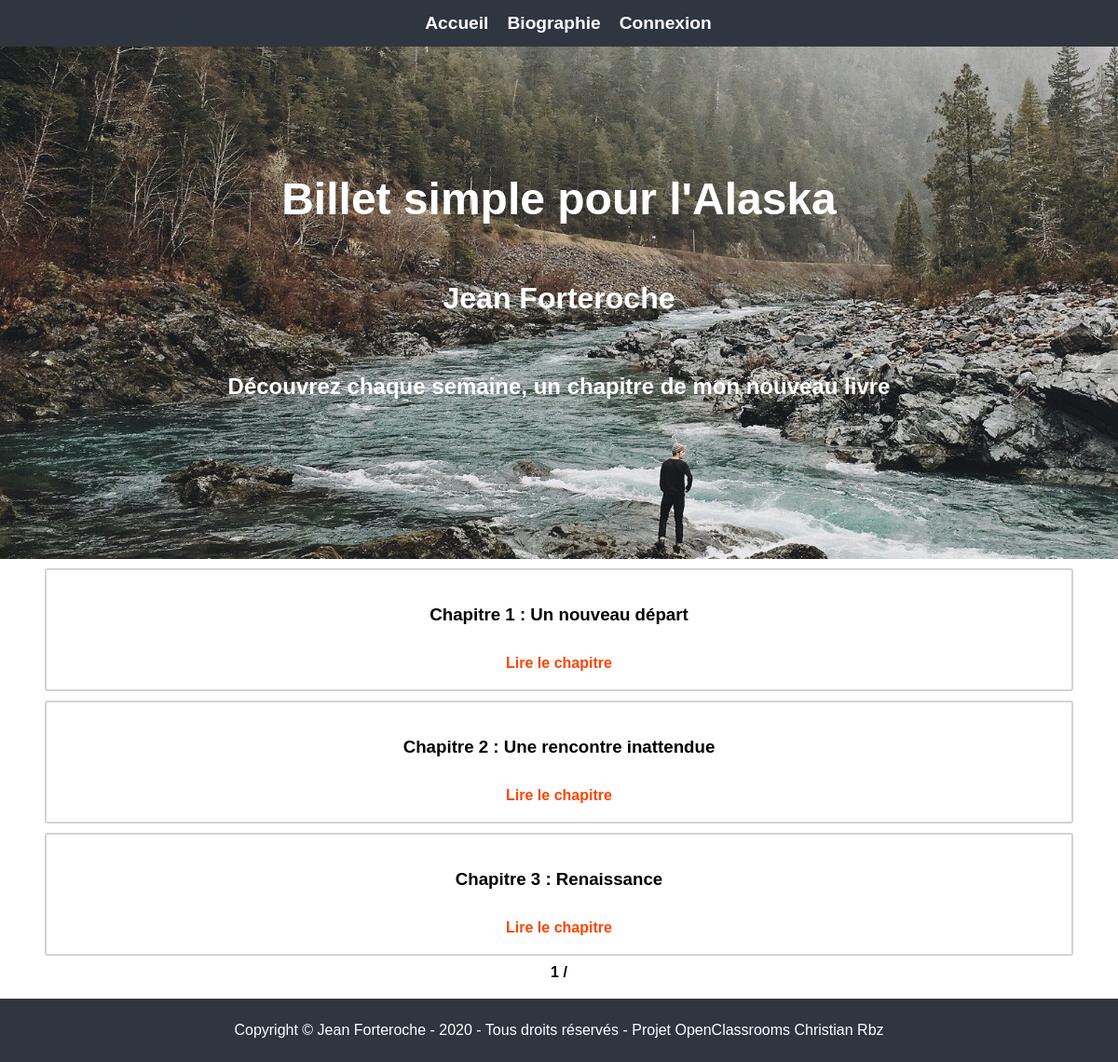
The page / on the database its author committed.
### tables this page shows
CREATE TABLE IF NOT EXISTS `chapters` (
  `id` int(11) NOT NULL AUTO_INCREMENT,
  `title` varchar(255) NOT NULL,
  `content` text NOT NULL,
  PRIMARY KEY (`id`)
);

### controller/controllerFront.php (called while the page is built, shortened)
<?php
function home()
{
    $chapterManager = new ChaptersManager();
    $nbChapter = $chapterManager->countChapters();
    $nbArt = $nbChapter;
    $perPage = 5;
    $nbPage = ceil($nbArt / $perPage);
    if (isset($_GET['p']) && $_GET['p'] > 0 && $_GET['p'] <= $nbPage) {
        $cPage = $_GET['p'];
    } else {
        $cPage = 1;
    }
    $perPage2 = (($cPage - 1) * $perPage);
    $chapters = $chapterManager->getChapterForPagination($perPage2, $perPage);
    include('view/frontend/indexView.php');
    require("view/frontend/template.php");
}

### model/manager.php (called while the page is built)
<?php
class Manager
{
    public function __construct()
    {
        try
        {
            $this->_db = new PDO('mysql:host=localhost;dbname=projet4jf;charset=utf8', 'root', '',
            array(PDO::ATTR_ERRMODE => PDO::ERRMODE_EXCEPTION));
        }
        catch(Exception $e)
        {
            die('erreur : '.$e->getMessage());
        }
    }
}

### model/ChaptersManager.php (called while the page is built, shortened)
<?php
class ChaptersManager extends Manager
{
    public function countChapters()
    {
        $req = $this->_db->prepare('SELECT COUNT(id) as nbArt FROM chapters');
        $req->execute();
        $data = $req->fetch();
        return $data['nbArt'];
    }
    public function getChapterForPagination($perPage2, $perPage)
    {
        $req = $this->_db->prepare('SELECT * FROM chapters LIMIT '.$perPage2.', '.$perPage.'');
        $req->execute();
        $data = $req->fetchAll();
        return $data;
    }
}

### view/frontend/indexView.php (the view)
<section class="index_title">
    <h1>Billet simple pour l'Alaska</h1>
    <h2>Jean Forteroche</h2><br/>
    <h3>Découvrez chaque semaine, un chapitre de mon nouveau livre</h3>
</section>
<section class="index_chapters">
    <div class="pagination">
        <?php foreach ($chapters as $chapter) { ?>
            <div class="chapters_published_home">
                <h3><?= htmlspecialchars($chapter['title']) ?></h3><br/>
                <a href="index.php?action=chapter&id=<?= $chapter['id'] ?>">Lire le chapitre</a>
            </div>
       <?php } ?>
        <div class="pagePagination">
            <?php for ($i = 1; $i <= $nbPage; $i++) {
                if ($i == $cPage) {
                    echo " $i /";
                } else {
                    echo " <a href=\"index.php?p=$i\">$i</a> /";
                }
            } ?>
        </div>
    </div>
</section>

### public/stylesheet.css (style rules this page uses)
html, body { margin: 0; padding: 0; border: 0; }
article, aside, details, figcaption, figure, footer, header, hgroup, menu, nav, section { display: block; }
body { line-height: 1; }
html, body { margin: 0; padding: 0; }
a { text-decoration: none; color: white; }
.index_title { display: flex; flex-direction: column; background-image: url("../public/images/aventure.jpg"); background-size: cover; text-align: center; color: white; height: 780px; }
.index_title h1 { font-family: sans-serif; font-weight: bold; font-size: 4em; padding-top: 150px; text-align: center; }
.index_title h2 { font-family: sans-serif; font-size: 3em; font-weight: bold; text-align: center; }
.index_title h3 { font-family: sans-serif; font-size: 2em; padding-top: 10px; text-align: center; }
.index_chapters { display: flex; flex-direction: column; font-family: sans-serif; font-weight: bold; color: black; }
.pagePagination { margin-bottom: 20px; text-align: center; }
.chapters_published_home { padding: 20px 10px; margin: 10px auto; border: 2px solid lightgrey; border-radius: 3px 3px 3px 3px; width: 90%; text-align: center; }
.chapters_published_home a { color: orangered; }
@media all and (min-width: 1025px) and (max-width: 1439px) { .index_title { height: 600px; } }
@media all and (min-width: 1025px) and (max-width: 1439px) { .index_title h1 { font-size: 3em; } }
@media all and (min-width: 1025px) and (max-width: 1439px) { .index_title h2 { font-size: 2em; } }
@media all and (min-width: 1025px) and (max-width: 1439px) { .index_title h3 { padding-top: 0px!important; font-size: 1.5em; } }

### rows shown on the page
chapters: title "Chapitre 1 : Un nouveau départ"
chapters: title "Chapitre 2 : Une rencontre inattendue"
chapters: title "Chapitre 3 : Renaissance"
